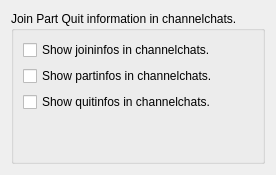
       <widget class="QWidget" name="tab_3">
        <attribute name="title">
         <string>Join,Part,Quit</string>
        </attribute>
        <layout class="QHBoxLayout" name="horizontalLayout_24">
         <item>
          <widget class="QGroupBox" name="groupBox_14">
           <property name="title">
            <string>Join Part Quit information in channelchats.</string>
           </property>
           <layout class="QHBoxLayout" name="horizontalLayout_14">
            <item>
             <layout class="QVBoxLayout" name="verticalLayout_8">
              <item>
               <widget class="QCheckBox" name="chbjoininfo">
                <property name="text">
                 <string>Show joininfos in channelchats.</string>
                </property>
                <property name="checked">
                 <bool>false</bool>
                </property>
               </widget>
              </item>
              <item>
               <widget class="QCheckBox" name="chbpartinfo">
                <property name="text">
                 <string>Show partinfos in channelchats.</string>
                </property>
                <property name="checked">
                 <bool>false</bool>
                </property>
               </widget>
              </item>
              <item>
               <widget class="QCheckBox" name="chbquitinfo">
                <property name="text">
                 <string>Show quitinfos in channelchats.</string>
                </property>
                <property name="checked">
                 <bool>false</bool>
                </property>
               </widget>
              </item>
              <item>
               <spacer name="verticalSpacer_3">
                <property name="orientation">
                 <enum>Qt::Vertical</enum>
                </property>
                <property name="sizeHint" stdset="0">
                 <size>
                  <width>20</width>
                  <height>40</height>
                 </size>
                </property>
               </spacer>
              </item>
             </layout>
            </item>
           </layout>
          </widget>
         </item>
        </layout>
       </widget>
